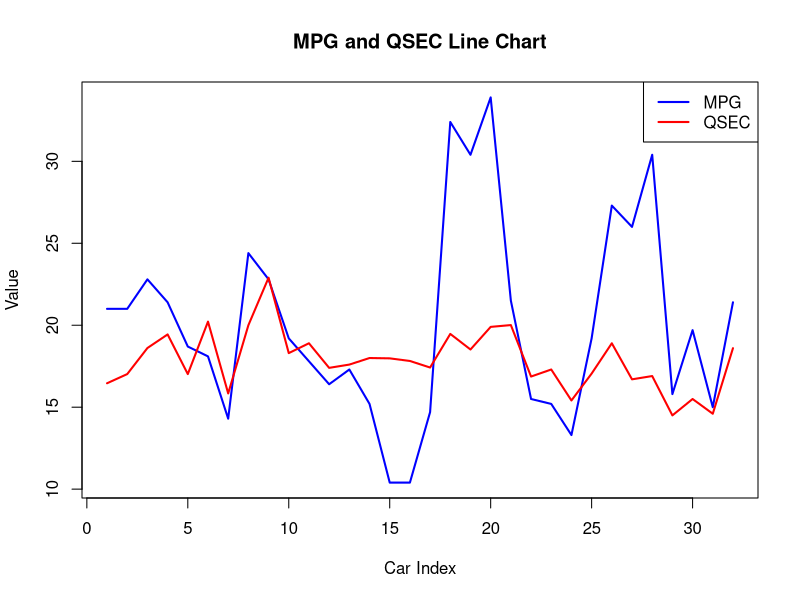

Generate this figure with R:
data(mtcars)

plot(mtcars$mpg,
     type = "l",
     col = "blue",
     lwd = 2,
     ylim = range(mtcars$mpg, mtcars$qsec),
     xlab = "Car Index",
     ylab = "Value",
     main = "MPG and QSEC Line Chart")

lines(mtcars$qsec, col = "red", lwd = 2)

legend("topright",
       legend = c("MPG", "QSEC"),
       col = c("blue", "red"),
       lty = 1, lwd = 2)
